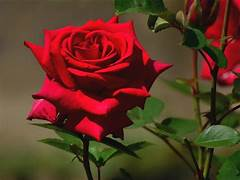
#> input picture rose_image.jpeg, 240 x 180 px
$ python pixel.py
#> lines starting #> are read from the running program, lines starting #| are printed output that depends on the picture
#task2-pixel manipulation (encrypt and decrypt image )

import cv2

# Load an image
image = cv2.imread('rose_image.jpeg')
#> image is the input picture: shape (180, 240, 3); mean B, G, R 36.9, 55.3, 94

# Loop through each pixel in the image
for y in range(image.shape[0]):
    for x in range(image.shape[1]):
        # Get the pixel value at (x, y)
        pixel = image[y, x]

        # Example: Invert pixel color (for grayscale images)
        inverted_pixel = 255 - pixel

        # Set the pixel value to the inverted color
        image[y, x] = inverted_pixel
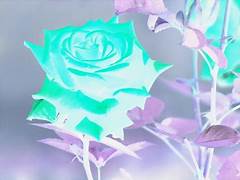
#> image: shape (180, 240, 3); mean B, G, R 218.1, 199.7, 161

# Save the manipulated image
cv2.imwrite('encrypted_image.jpeg', image)

# Load the manipulated image
image = cv2.imread('encrypted_image.jpeg')

# Loop through each pixel in the image
for y in range(image.shape[0]):
    for x in range(image.shape[1]):
        # Get the pixel value at (x, y)
        pixel = image[y, x]

        # Revert pixel color (undo inversion)
        original_pixel = 255 - pixel

        # Set the pixel value to the original color
        image[y, x] = original_pixel

# Save the decrypted image
cv2.imwrite('decrypted_image.jpeg', image)
